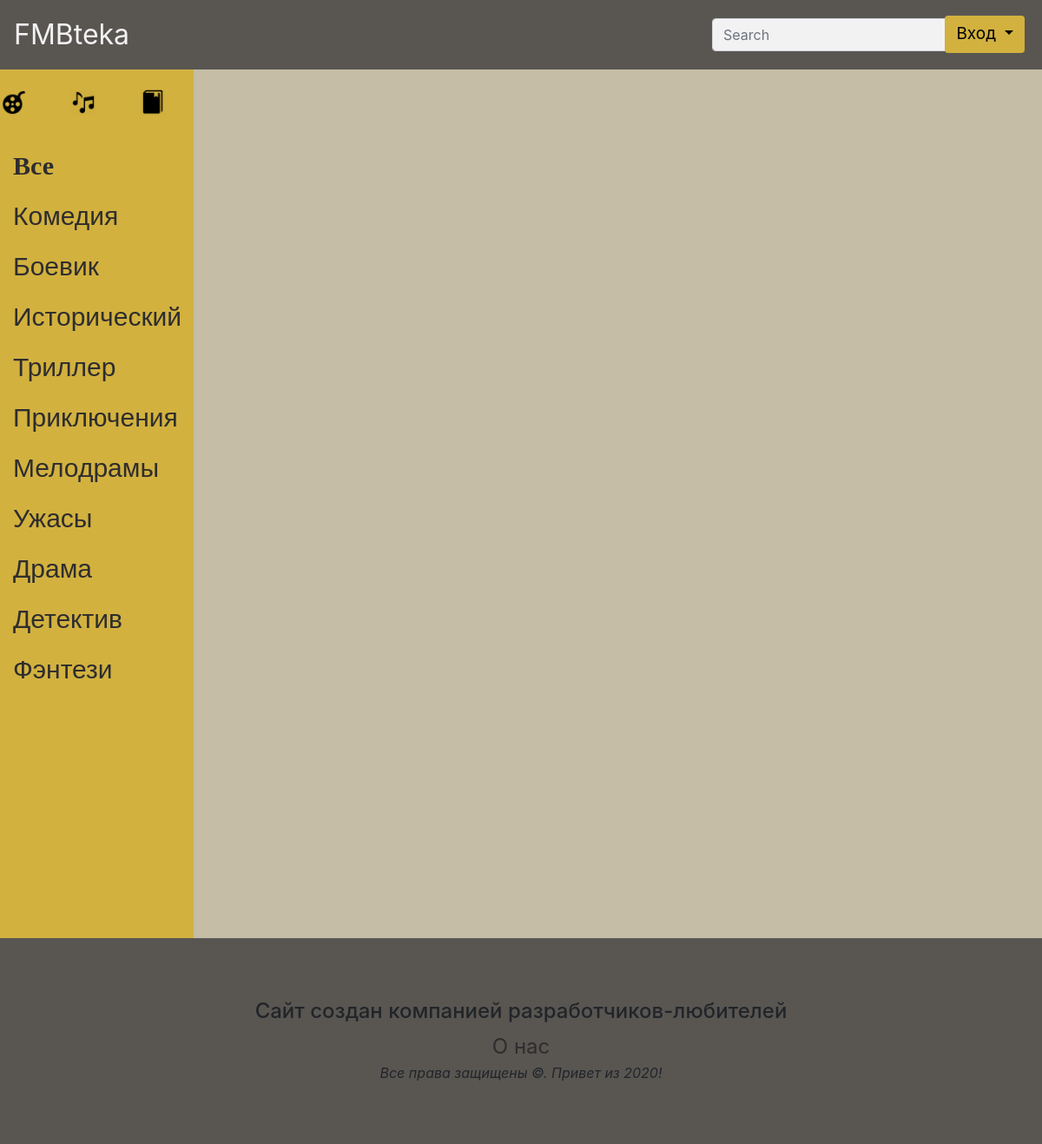
/media/films/category.php, run on the app's committed database.
### tables this page shows
CREATE TABLE `categories` (
  `id` int(11) NOT NULL,
  `genre` varchar(255) NOT NULL
);

### media/films/spisok_category.php (the view)
<div class="container-fluid noPading glavField">
	<div class="row glavField">
  		<div class="col-2_5 spisoc">
<?php
include $_SERVER["DOCUMENT_ROOT"] . '/parts/select_iscustvo.php';
?>
<div id="selectmovie2">
		<a href="index.php"><h3>Все</h3></a>
	<?php
		$sql = "SELECT * FROM `categories`";
		$result = mysqli_query($connect, $sql);
		while ($comp = mysqli_fetch_assoc($result)) {
	?>
		<a href="category.php?id=<?php echo $comp['id'];?>"><h2><?php echo $comp['genre'] ?></h2></a>
	<?php
		}
	?>
</div>
</div>

### style/style.css (style rules this page uses)
body { background-color: #c5bda6; }
* { margin: 0; padding: 0; }
a { color: #2e2d2e; }
.col-2_5 { flex: 19.833335%; max-width: 19.833335%; }
.noPading { padding: 0; margin: 0; }
#selectmovie2 a { font-size: 20px; }
.spisoc { min-height: 1000px; background: #d2b13f; }
#selectmovie2 { height: 100%; }
#selectmovie2 h2 { font-size: 30px; text-indent: 30px; line-height: 50px; font-family: Arial, Serif; }
#selectmovie2 h3 { font-size: 30px; text-indent: 30px; line-height: 50px; font-weight: 900; font-family: Serif; }
.glavField { height: 100%; min-height: 1000px; width: 100%; }

### data on the page
categories: genre "Комедия"
categories: genre "Боевик"
categories: genre "Исторический"
categories: genre "Триллер"
categories: genre "Приключения"
categories: genre "Мелодрамы"
categories: genre "Ужасы"
categories: genre "Драма"
categories: genre "Детектив"
categories: genre "Фэнтези"
